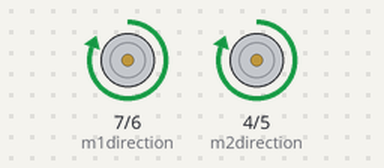
This sketch was run on a simulated Arduino Uno, built with avr-gcc and run on an emulated ATmega328P. Parts: direction and speed pins drawn as motors (green arrow = direction pin HIGH = forward, orange = LOW = backward, longer = more drive).

Above: at 5.5 s.
At 8.5 s:
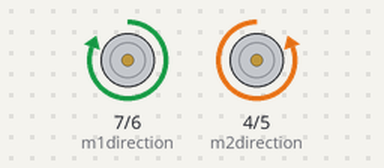
At 11.0 s:
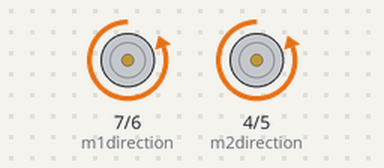
At 13.0 s:
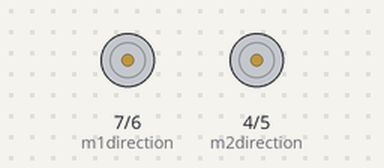
Timing chart, 0 to 16.7 s (numbered marks = the images above):
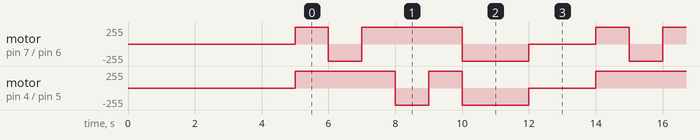

Measured:
- by itself, motor on pin 7 (m1direction) / pin 6 (m1speed): repeats every 9.0 s: backward 255/255 1.0 s, forward 255/255 3.0 s, backward 255/255 2.0 s, stopped 2.0 s, forward 255/255 1.0 s
- by itself, motor on pin 4 (m2direction) / pin 5 (m2speed): repeats every 9.0 s: backward 255/255 1.0 s, forward 255/255 1.0 s, backward 255/255 2.0 s, stopped 2.0 s, forward 255/255 3.0 s

The sketch:

tank_robot.ino
```cpp
// Project 40 - Building and Controlling a Tank Robot
int m1speed = 6; // digital pins for speed control
int m2speed = 5;
int m1direction = 7; // digital pins for direction control
int m2direction = 4;
void setup()
{
  pinMode(m1direction, OUTPUT);
  pinMode(m2direction, OUTPUT);
  delay(5000);
}
void goForward(int duration, int pwm)
{
  digitalWrite(m1direction, HIGH); // forward
  digitalWrite(m2direction, HIGH); // forward
  analogWrite(m1speed, pwm); // speed
  analogWrite(m2speed, pwm);
  delay(duration);
  analogWrite(m1speed, 0); // speed
  analogWrite(m2speed, 0);
}
void goBackward(int duration, int pwm)
{
  digitalWrite(m1direction, LOW); // backward
  digitalWrite(m2direction, LOW); // backward
  analogWrite(m1speed, pwm); // speed
  analogWrite(m2speed, pwm);
  delay(duration);
  analogWrite(m1speed, 0); // speed
  analogWrite(m2speed, 0);
}

void rotateRight(int duration, int pwm)
{
  digitalWrite(m1direction, HIGH); // forward
  digitalWrite(m2direction, LOW); // backward
  analogWrite(m1speed, pwm); // speed
  analogWrite(m2speed, pwm);
  delay(duration);
  analogWrite(m1speed, 0); // speed
  analogWrite(m2speed, 0);
}

void rotateLeft(int duration, int pwm)
{
  digitalWrite(m1direction, LOW); // backward
  digitalWrite(m2direction, HIGH); // forward
  analogWrite(m1speed, pwm); // speed
  analogWrite(m2speed, pwm);
  delay(duration);
  analogWrite(m1speed, 0); // speed
  analogWrite(m2speed, 0);
}
void loop()
{
  goForward(1000, 255);
  rotateLeft(1000, 255);
  goForward(1000, 255);
  rotateRight(1000, 255);
  goForward(1000, 255);
  goBackward(2000, 255);
  delay(2000);
}
```
